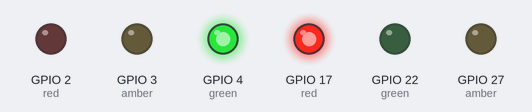
This program was run on a simulated Raspberry Pi (BCM pin numbers). Parts: output pins drawn as LEDs (lit = HIGH).

Above: at 5.0 s.
At 10.5 s:
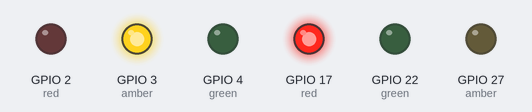
At 16.0 s:
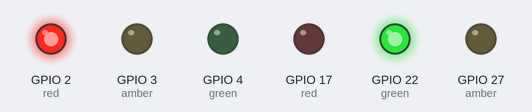
At 21.5 s:
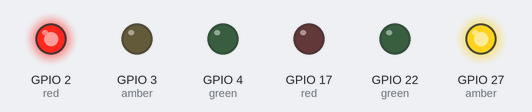
Timing chart, 0 to 28.6 s (numbered marks = the images above):
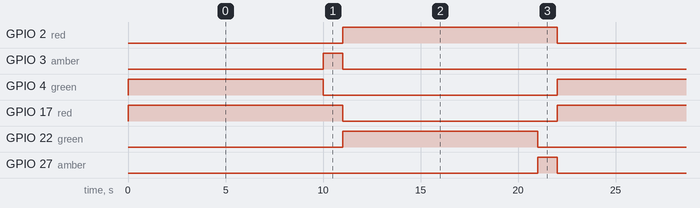

The program:

TrafficLights2.py
```python
from gpiozero import TrafficLights
from time import sleep

semaforo1 = TrafficLights(2, 3, 4) #red, yellow, green
semaforo2 = TrafficLights(17, 27, 22)

def cond1(): #semaro1=verde; s2=vml
    semaforo1.green.on()
    semaforo1.amber.off()
    semaforo1.red.off()

    semaforo2.green.off()
    semaforo2.amber.off()
    semaforo2.red.on()

def cond2(): #semaro1 amarelo; s2=vml
    semaforo1.green.off()
    semaforo1.amber.on()
    semaforo1.red.off()

    semaforo2.green.off()
    semaforo2.amber.off()
    semaforo2.red.on()

def cond3(): #semaro1 vermelho; s2=verde
    semaforo1.green.off()
    semaforo1.amber.off()
    semaforo1.red.on()

    semaforo2.green.on()
    semaforo2.amber.off()
    semaforo2.red.off()

def cond4(): #semaro1 vermelho; s2=aml
    semaforo1.green.off()
    semaforo1.amber.off()
    semaforo1.red.on()

    semaforo2.green.off()
    semaforo2.amber.on()
    semaforo2.red.off()


while True:
    cond1()
    sleep(10)
    cond2()
    sleep(1)
    cond3()
    sleep(10)
    cond4()
    sleep(1)
```

Measured:
- by itself, GPIO 2 (red), GPIO 17 (red): alternates HIGH for 11.0 s and LOW for 11.0 s
- by itself, GPIO 3 (amber), GPIO 27 (amber): alternates HIGH for 1.0 s and LOW for 21.0 s
- by itself, GPIO 4 (green), GPIO 22 (green): alternates HIGH for 10.0 s and LOW for 12.0 s
